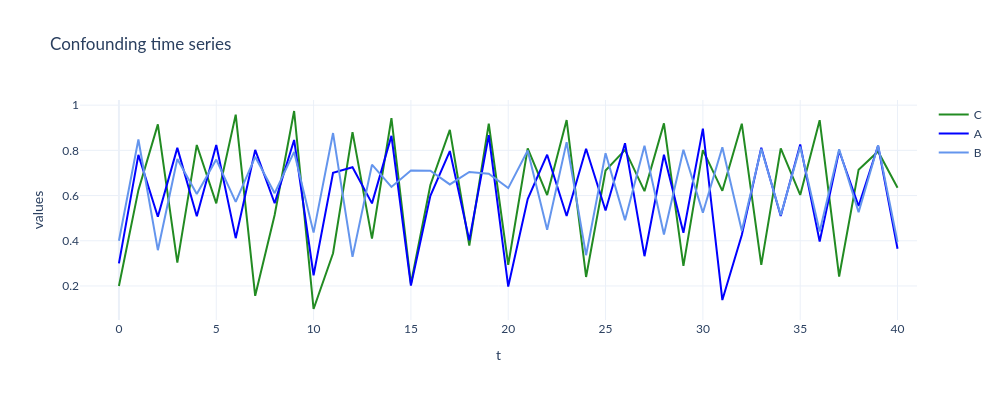

Notebook source saved alongside this figure:
### Markdown cell above
# Visualise

### Code cell
fig = go.Figure()

fig.add_trace(go.Scatter(x = torch.arange(0, c_norm.shape[0])[0:41], y = c[0:41],
                    mode = 'lines',
                    name = 'C',
                    line_color = "forestgreen"))

fig.add_trace(go.Scatter(x = torch.arange(0, c_norm.shape[0])[0:41], y = a[0:41],
                    mode = 'lines',
                    name = 'A',
                    line_color = "blue"))

fig.add_trace(go.Scatter(x = torch.arange(0, c_norm.shape[0])[0:41], y = b[0:41],
                    mode = 'lines',
                    name = 'B',
                    line_color = "cornflowerblue"))

fig.update_layout(title = 'Confounding time series',
                   xaxis_title = 't',
                   yaxis_title = 'values')

fig.update_layout(template = "plotly_white")
fig.update_layout(font_family = "Lato")
fig.update_layout(xaxis_range=[-2,41])

fig.update_layout(autosize = False, width = 1000, height = 400)

fig.show()

### Figure 1 — Plotly figure (JSON) as saved in the notebook; plotly's stock layout.template omitted (floating-point values rounded to 4 significant figures)
{"data": [{"line": {"color": "forestgreen"}, "mode": "lines", "name": "C", "type": "scatter", "x": [0, 1, 2, 3, 4, 5, 6, 7, 8, 9, 10, 11, 12, 13, 14, 15, 16, 17, 18, 19, 20, 21, 22, 23, 24, 25, 26, 27, 28, 29, 30, 31, 32, 33, 34, 35, 36, 37, 38, 39, 40], "y": [0.2, 0.624, 0.915, 0.3032, 0.824, 0.5657, 0.9582, 0.1563, 0.5142, 0.9742, 0.09796, 0.3446, 0.8809, 0.4093, 0.9429, 0.2099, 0.6468, 0.8909, 0.379, 0.9179, 0.2938, 0.8092, 0.6022, 0.9342, 0.2396, 0.7106, 0.802, 0.6194, 0.9194, 0.289, 0.8013, 0.6209, 0.918, 0.2936, 0.8089, 0.603, 0.9336, 0.2416, 0.7146, 0.7954, 0.6347]}, {"line": {"color": "blue"}, "mode": "lines", "name": "A", "type": "scatter", "x": [0, 1, 2, 3, 4, 5, 6, 7, 8, 9, 10, 11, 12, 13, 14, 15, 16, 17, 18, 19, 20, 21, 22, 23, 24, 25, 26, 27, 28, 29, 30, 31, 32, 33, 34, 35, 36, 37, 38, 39, 40], "y": [0.3, 0.78, 0.5061, 0.8109, 0.5088, 0.8239, 0.4115, 0.8019, 0.566, 0.8462, 0.2474, 0.7002, 0.7253, 0.5655, 0.8642, 0.2014, 0.5985, 0.797, 0.4018, 0.8677, 0.1974, 0.5847, 0.7808, 0.5093, 0.8069, 0.534, 0.8318, 0.3317, 0.7807, 0.4353, 0.8964, 0.1376, 0.4252, 0.8116, 0.5095, 0.826, 0.3966, 0.7983, 0.554, 0.8202, 0.3648]}, {"line": {"color": "cornflowerblue"}, "mode": "lines", "name": "B", "type": "scatter", "x": [0, 1, 2, 3, 4, 5, 6, 7, 8, 9, 10, 11, 12, 13, 14, 15, 16, 17, 18, 19, 20, 21, 22, 23, 24, 25, 26, 27, 28, 29, 30, 31, 32, 33, 34, 35, 36, 37, 38, 39, 40], "y": [0.4, 0.848, 0.3582, 0.7621, 0.6066, 0.7592, 0.5723, 0.7715, 0.6105, 0.7932, 0.4359, 0.8767, 0.3288, 0.7366, 0.6382, 0.7108, 0.7101, 0.6492, 0.7042, 0.6965, 0.6331, 0.7991, 0.4487, 0.8365, 0.3361, 0.7872, 0.4912, 0.8209, 0.4275, 0.8025, 0.5243, 0.8139, 0.4443, 0.8073, 0.5127, 0.8165, 0.441, 0.8051, 0.526, 0.8224, 0.395]}], "layout": {"autosize": false, "font": {"family": "Lato"}, "height": 400, "title": {"text": "Confounding time series"}, "width": 1000, "xaxis": {"range": [-2, 41], "title": {"text": "t"}}, "yaxis": {"title": {"text": "values"}}}}
